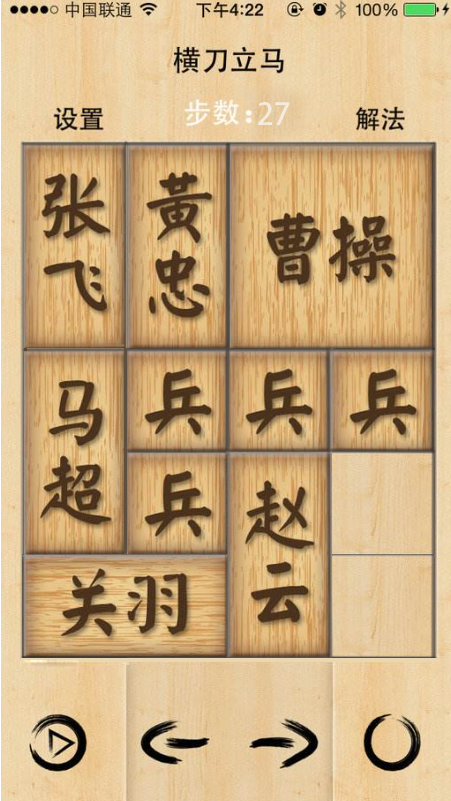
#> input picture hrd1.png, 451 x 801 px; its folder holds only this picture in this run
$ python -i HRDapp.py   (imports and definitions only)
#> lines starting #> are read from the running program, lines starting #| are printed output that depends on the picture; after the words box and inside, x2 and y2 are one past the last pixel; in counts of white or black regions, pixels touching at a corner belong together
# -*- coding: utf-8 -*-
"""
Created on Thu Mar 15 15:03:15 2018

@author: chris
"""

from kivy.app import App
from kivy.uix.widget import Widget
from kivy.uix.label import Label
from kivy.uix.textinput import TextInput
from kivy.graphics import Color, Rectangle
from kivy.uix.button import Button
from kivy.uix.image import AsyncImage
import numpy as np
import cv2
import time
import pickle

source=0
num=0
recent_array=np.array([[1000]*4]*5)
answer_list=0


class StartWidget(Button):
    # [23 lines left out: functions Trans, on_touch_down, not called in this run]

class ChooseWidget(Button):
    # [9 lines left out: function on_touch_down, not called in this run]
class ClearWidget(Button):
    # [6 lines left out: function on_touch_down, not called in this run]

class NextWidget(Button):
    # [10 lines left out: function on_touch_down, not called in this run]


class PreciousWidget(Button):
    # [10 lines left out: function on_touch_down, not called in this run]


class Answercanvas(Widget):
    # [60 lines left out: functions on_touch_down, Choosecolor, draw, not called in this run]


class PictureSource(TextInput):
     pass


class HuaRongDaoApp(App):
    # [86 lines left out: function build, not called in this run]


class pic_translate(object):
    import cv2
    import numpy as np
    import copy
    import time
    img=0
    final_array=[]
    def __init__(self,pic):
#> called with pic = 'hrd1.png'
        self.img=cv2.imread(pic)
#> self.img is the input picture: shape (801, 451, 3); mean B, G, R 125, 169.3, 200.4
        self.final_array=self.get_position()

    def get_position(self):
        graylist=self.gray_pic()
        blurlist=self.blur_pic(graylist)
        cannylist=self.canny_pic(blurlist)
        img_line=self.line_pic(cannylist)
        allp_y,allp_x,ylen,xlen,ymin,xmin,ymax,xmax=self.point_pic(img_line)
        empty_y,empty_x=self.test(allp_y,allp_x,img_line,ylen,xlen)
        quartet,double_x,double_y=self.find_shape(empty_y,empty_x,ylen,xlen)
        finall_position=self.translate(quartet,double_x,double_y,ylen,xlen,ymin,xmin)
        return finall_position


    def gray_pic(self):
        gray_img=cv2.cvtColor(self.img,cv2.COLOR_BGR2GRAY)
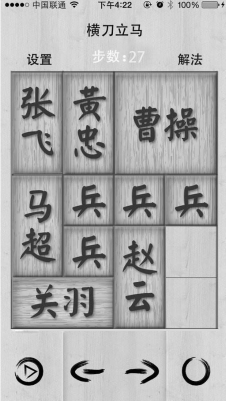
#> gray_img: shape (801, 451) (shown at 1/2 size); min 0, max 255, mean 173.5
        graylist=[gray_img]*5
#> graylist = 5 items
        #cv2.imshow('gray',graylist[0])
        #cv2.waitKey()
        #cv2.destroyAllWindows()
        return graylist

    def blur_pic(self,gray_list):
        blurlist=gray_list
#> blurlist = 5 items
        kernel_blur=np.array([[0.04,0.04,0.04,0.04,0.04],
                              [0.04,0.04,0.04,0.04,0.04],
                              [0.04,0.04,0.04,0.04,0.04],
                              [0.04,0.04,0.04,0.04,0.04],
                              [0.04,0.04,0.04,0.04,0.04]])
        blurlist[0]=cv2.medianBlur(blurlist[0],3)
        blurlist[1]=cv2.medianBlur(blurlist[1],5)
        cv2.filter2D(blurlist[2],-1,kernel_blur,blurlist[2])
        blurlist[3] = cv2.GaussianBlur(blurlist[3],(5,5),0)
        blurlist[4] = cv2.GaussianBlur(blurlist[4],(3,3),0)
        #cv2.imshow('blurlist',blurlist[0])
        #cv2.waitKey()
        #cv2.destroyAllWindows()
        return blurlist

    def canny_pic(self,blur_list):
        cannylist=blur_list
#> cannylist = 5 items
        for i in range(len(cannylist)):
            cannylist[i]=cv2.Canny(cannylist[i],50,120)
#> this loop made 5 passes
        #cv2.imshow('cannylist',cannylist[0])
        #cv2.waitKey()
        #cv2.destroyAllWindows()
        return cannylist

    def line_pic(self,canny_list,minLineLength=200,maxLineGap=10,f=20):
#> called with minLineLength = 200, maxLineGap = 10, f = 20
        pre_linelist=canny_list
#> pre_linelist = 5 items
        lines=[0]*len(pre_linelist)
#> lines = [0, 0, 0, 0, 0]
        xmin=(1/30)*len(pre_linelist[0][0])
#> xmin = 15.03
        xmax=(29/30)*len(pre_linelist[0][0])
#> xmax = 436
        ymin=(1/30)*len(pre_linelist[0])
#> ymin = 26.7
        ymax=(29/30)*len(pre_linelist[0])
#> ymax = 774.3
        img_line=pre_linelist[0].copy()
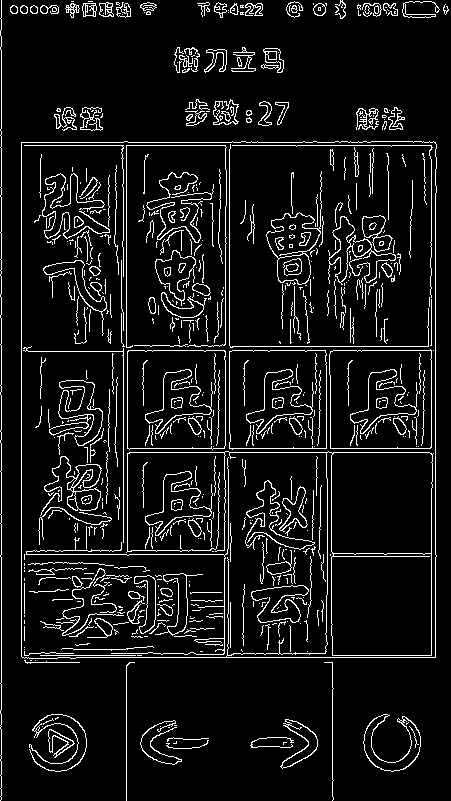
#> img_line: shape (801, 451); 8.4% white in thin lines or dots
        for x in range(len(img_line[0])):
            for y in range(len(img_line)):
                if img_line[y,x]>0:
                    img_line[y,x]=0
#> img_line: shape (801, 451); 8.43% of pixels changed, all inside (x1, y1, x2, y2) = (0, 0, 449, 801)
        for i in range(len(pre_linelist)):
            lines[i]=cv2.HoughLinesP(pre_linelist[i],1,np.pi/180,100,minLineLength,maxLineGap)
            if len(lines[i])<100:
                print('100')
                for i in lines[i]:
                    for x1,y1,x2,y2 in i:
                        if xmin<x1<xmax and xmin<x2<xmax and ymin<y1<ymax and ymin<y2<ymax:
                            x1,y1,x2,y2=x1//f*f+1,y1//f*f+1,x2//f*f+1,y2//f*f+1
                            cv2.line(img_line,(x1,y1),(x2,y2),255,2)
            else:
                print(len(lines[i]))
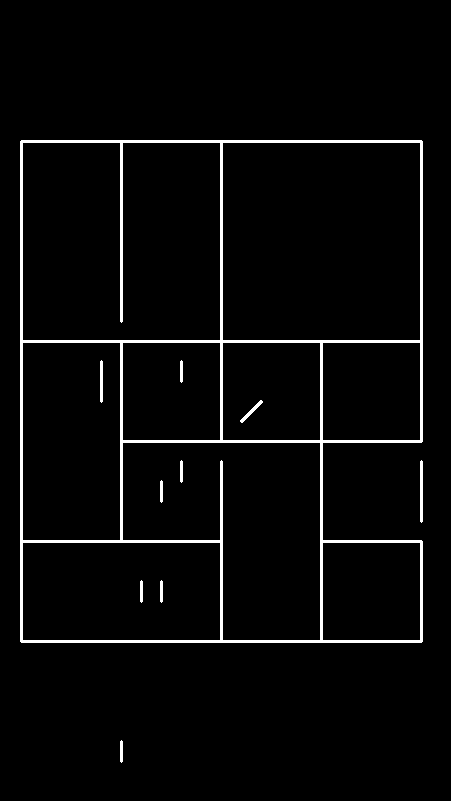
#> img_line: shape (801, 451); 3.4% white; 10 white regions, largest, box (x1, y1, x2, y2) and area: (20, 140, 423, 643) 11498, (420, 460, 423, 523) 185, (100, 360, 103, 403) 125
#> after the loop, lines = 5 items; x1 = 221; x2 = 221; y1 = 601; y2 = 541
        #cv2.imshow('s',img_line)
        #cv2.waitKey()
        #cv2.destroyAllWindows()

        return img_line

    def point_pic(self,img_line):
        img_point=img_line
        dst=cv2.cornerHarris(img_point,2,31,0.04)
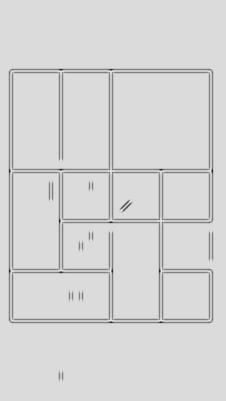
#> dst: shape (801, 451) float32 (shown at 1/2 size); min -4.02e+29, max 6.44e+28, mean -1.08e+28; drawn with min black and max white
        dst_=dst.copy()
        dst_[dst>0.01*dst.max()]=1
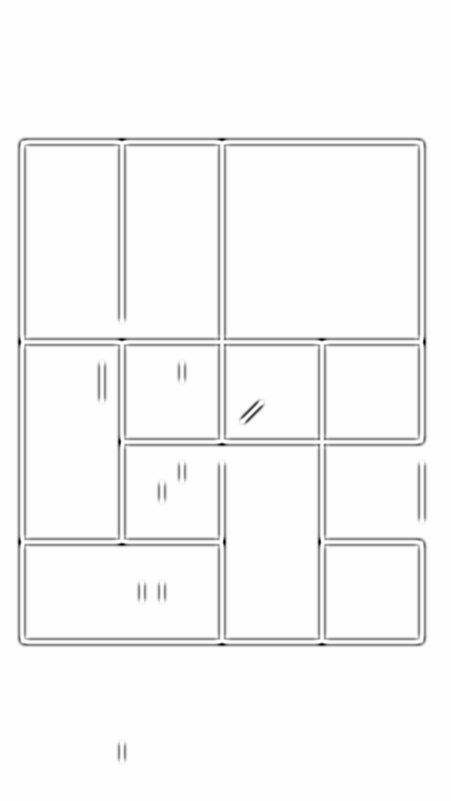
#> dst_: shape (801, 451) float32; 0.24% of pixels changed, all inside (x1, y1, x2, y2) = (21, 141, 423, 763); drawn with min black and max white
        dst_[dst<0.01*dst.max()]=0
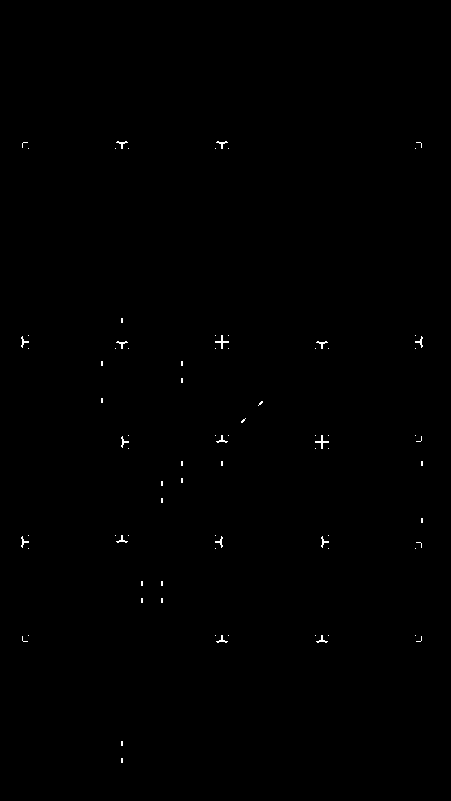
#> dst_: shape (801, 451) float32; values 0 (black) and 1 (white), 0.24% white in thin lines or dots, all inside (x1, y1, x2, y2) = (21, 141, 423, 763)
        py=[]
        px=[]
        for i in range(len(dst_)):
            if dst_[i].mean()!=0:
                for ii in range(len(dst_[0])):
                    if dst_[i][ii]==1:
                        py.append(i)
                        px.append(ii)
#> after the loop, px = 856 values, max 422 at index 115, min 21 at index 110, mean 214; py = 856 values from 141 to 762
        py.sort()
        px.sort()
        for i in py:
            if py.count(i)>4:
                ymin=i
                break
#> this loop made 1 pass
#> (i, ymin) on pass 1: (141, 141)
        for i in px:
            if px.count(i)>4:
                xmin=i
                break
#> this loop made 1 pass
#> (i, xmin) on pass 1: (21, 21)
        py.reverse()
        px.reverse()
        for i in py:
            if py.count(i)>4:
                ymax=i
                break
#> this loop made 21 passes
#> (i, ymax) on pass 21: (642, 642)
        for i in px:
            if px.count(i)>4:
                xmax=i
                break
#> this loop made 1 pass
#> (i, xmax) on pass 1: (422, 422)

        ylen=int((ymax-ymin)/5)
#> ylen = 100
        xlen=int((xmax-xmin)/4)
#> xlen = 100
        allp_y=[]
        for i in range(4):
            y=ymin+(1+i)*ylen
            for ii in range(4):
                x=xmin+(1/2)*xlen+ii*xlen
                allp_y.append([y,x])
#> this loop made 4 passes
#> y on passes 1 to 4: 241, 341, 441, 541
#> after the loop, allp_y = [[241, 71], [241, 171], [241, 271], [241, 371], [341, 71], [341, 171], [341, 271], [341, 371], [441, 71], [441, 171], [441, 271], [441, 371], [541, 71], [541, 171], [541, 271], [541, 371]]
        allp_x=[]
        for i in range(5):
            y=ymin+i*ylen+(1/2)*ylen
            for ii in range(3):
                x=xmin+xlen+ii*xlen
                allp_x.append([y,x])
#> this loop made 5 passes
#> y on passes 1 to 5: 191, 291, 391, 491, 591
#> after the loop, allp_x = [[191, 121], [191, 221], [191, 321], [291, 121], [291, 221], [291, 321], [391, 121], [391, 221], [391, 321], [491, 121], [491, 221], [491, 321], [591, 121], [591, 221], [591, 321]]
#> in get_position, `allp_y,allp_x,ylen,xlen,ymin,xmin,ymax,xmax=self.point_pic(img_line)`: ylen = 100; ymin = 141; xmin = 21; ymax = 642; xmax = 422
        return allp_y,allp_x,ylen,xlen,ymin,xmin,ymax,xmax

    def test(self,allp_y_,allp_x_,img_line_,ylen_,xlen_):
#> called with ylen_ = 100, xlen_ = 100
        xlen=xlen_
#> xlen = 100
        ylen=ylen_
#> ylen = 100
        img=img_line_
        empty_y=[]
        empty_x=[]
        test_y=allp_y_
#> test_y has the same summary as allp_y in point_pic
        test_x=allp_x_
#> test_x has the same summary as allp_x in point_pic
        for i in test_y:
            y=int(i[0])
            x=int(i[1])
            flag=0
            count=0
            for ii in range(5):
                for iii in range(int(1/2*xlen)):
                    if img[y-2+ii][x-int(1/4*xlen)+iii]==255:
                        count=count+1
                        if count>=10:
                            flag=1
                            break
                if flag==1:
                    break
                else:
                    if ii==4:
                        empty_y.append([y,x])
#> this loop made 16 passes
#> after the loop, empty_y = [[241, 71], [241, 171], [241, 271], [241, 371], [441, 71], [541, 271]]
        for i in test_x:
            y=int(i[0])
            x=int(i[1])
            flag=0
            count=0
            for ii in range(5):
                for iii in range(int(1/2*ylen)):
                    if img[y-int(1/4*ylen)+iii][x-2+ii]==255:
                        count=count+1
                        if count>=10:
                            flag=1
                            break
                if flag==1:
                    break
                else:
                    if ii==4:
                        empty_x.append([y,x])
#> this loop made 15 passes
#> after the loop, empty_x = [[191, 321], [291, 321], [591, 121]]
        empty_y.sort()
        empty_x.sort()
        return empty_y,empty_x

    def find_shape(self,empty_y_,empty_x_,ylen_,xlen_):
#> called with ylen_ = 100, xlen_ = 100
        xlen=xlen_
#> xlen = 100
        ylen=ylen_
#> ylen = 100
        empty_y=empty_y_
        empty_x=empty_x_
#> empty_x = [[191, 321], [291, 321], [591, 121]]
        quartet=[]
        double_y=empty_y.copy()
#> double_y has the same summary as empty_y in test
        double_x=empty_x.copy()
#> double_x = [[191, 321], [291, 321], [591, 121]]
        for i in empty_y:
            for ii in range(10):
                for iii in range(10):
                    if [i[0]-1/2*ylen-5+ii,i[1]+1/2*xlen-5+iii] in empty_x and [i[0]+1/2*ylen-5+ii,i[1]+1/2*xlen-5+iii] in empty_x :
                        quartet.append(i)
                        double_y.remove(i)
                    elif [i[0]+1/2*ylen-5+ii,i[1]-1/2*xlen-5+iii] in empty_x:
                        double_y.remove(i)
#> this loop made 6 passes
#> after the loop, double_y = [[241, 71], [241, 171], [441, 71], [541, 271]]; quartet = [[241, 271]]
        for i in empty_x:
            for ii in range(10):
                for iii in range(10):
                    if ([i[0]+1/2*ylen-5+ii,i[1]-1/2*xlen-5+iii] in empty_y) or ([i[0]-1/2*ylen-5+ii,i[1]+1/2*xlen-5+iii] in empty_y):
                        if i in double_x:
                            double_x.remove(i)
#> this loop made 3 passes
#> after the loop, double_x = [[591, 121]]
#> in get_position, `quartet,double_x,double_y=self.find_shape(empty_y,empty_x,ylen,xlen)`: quartet = [[241, 271]]; double_x = [[591, 121]]; double_y = [[241, 71], [241, 171], [441, 71], [541, 271]]
        return  quartet,double_x,double_y

    def translate(self,quartet_,double_x_,double_y_,ylen_,xlen_,ymin_,xmin_):
#> called with ylen_ = 100, xlen_ = 100, ymin_ = 141, xmin_ = 21
        xlen=xlen_
#> xlen = 100
        ylen=ylen_
#> ylen = 100
        ymin=ymin_
#> ymin = 141
        xmin=xmin_
#> xmin = 21
        #ymax=ymax_
        #xmax=xmax_
        quartet=quartet_
#> quartet = [[241, 271]]
        double_x=double_x_
#> double_x = [[591, 121]]
        double_y=double_y_
#> double_y = [[241, 71], [241, 171], [441, 71], [541, 271]]
        print(double_x,double_y)
#| [[591, 121]] [[241, 71], [241, 171], [441, 71], [541, 271]]
        finall_position=np.array([[31]*4]*5)
        d=20
        q=41
        for i in double_y:
            d=d+1
            finall_position[int((i[0]-1/2*ylen-ymin)//ylen),int((i[1]-xmin)//xlen)]=d
            finall_position[int((i[0]-1/2*ylen-ymin)//ylen+1),int((i[1]-xmin)//xlen)]=d
            print(finall_position)
#> this loop made 4 passes
#> (printed output is left out)
#> after the loop, d = 24; finall_position = [[21, 22, 31, 31], [21, 22, 31, 31], [23, 31, 31, 31], [23, 31, 24, 31], [31, 31, 24, 31]]
        for i in double_x:
            d=d+1
            finall_position[int((i[0]-ymin)//ylen),int((i[1]-1/2*xlen-xmin)//xlen)]=d
            finall_position[int((i[0]-ymin)//ylen),int((i[1]-1/2*xlen-xmin)//xlen+1)]=d
            print(finall_position)
#> this loop made 1 pass
#> (i, d) on pass 1: ([591, 121], 25)
#> (printed output is left out)
#> after the loop, d = 25; finall_position = [[21, 22, 31, 31], [21, 22, 31, 31], [23, 31, 31, 31], [23, 31, 24, 31], [25, 25, 24, 31]]
        for i in quartet:
            finall_position[int((i[0]-1/2*ylen-ymin)//ylen),int((i[1]-xmin)//xlen)]=q
            finall_position[int((i[0]-1/2*ylen-ymin)//ylen+1),int((i[1]-xmin)//xlen)]=q
            finall_position[int((i[0]-1/2*ylen-ymin)//ylen),int((i[1]-xmin)//xlen+1)]=q
            finall_position[int((i[0]-1/2*ylen-ymin)//ylen+1),int((i[1]-xmin)//xlen+1)]=q
#> this loop made 1 pass
#> after the loop, finall_position = [[21, 22, 41, 41], [21, 22, 41, 41], [23, 31, 31, 31], [23, 31, 24, 31], [25, 25, 24, 31]]
        return finall_position


class HRD(object):
    import time
    import pandas as pd
    import numpy as np
    import copy
    import pickle
    whole=[]
    ways=[]
    new_whole=[]
    answer=[]
    num=0
    a=True
    origin_way=[]
    findanswer=0
    t1=time.time()-time.time()
    # [267 lines left out: functions __init__, Chooseways, Roadloc, Appendways, Move_1, Move_2 and 9 more, not called in this run]


# [2 lines not run here, left out]

>>> result = pic_translate('hrd1.png').get_position()
#> in __init__, `self.final_array=self.get_position()`: self.final_array has the same summary as finall_position in translate
#> the loop in canny_pic (call 2), `for i in range(len(cannylist)):` made 5 passes
#> the loop in line_pic (call 2), `for i in range(len(pre_linelist)):` made 5 passes
#| 126
#| 100
#| 100
#| 100
#| 100
#> the loop in point_pic (call 2), `for i in py:` made 1 pass
#> the loop in point_pic (call 2), `for i in px:` made 1 pass
#> the loop in point_pic (call 2), `for i in py:` made 21 passes
#> the loop in point_pic (call 2), `for i in px:` made 1 pass
#> the loop in point_pic (call 2), `for i in range(4):` made 4 passes
#> the loop in point_pic (call 2), `for i in range(5):` made 5 passes
#> the loop in test (call 2), `for i in test_y:` made 16 passes
#> the loop in test (call 2), `for i in test_x:` made 15 passes
#> the loop in find_shape (call 2), `for i in empty_y:` made 6 passes
#> the loop in find_shape (call 2), `for i in empty_x:` made 3 passes
#| [[591, 121]] [[241, 71], [241, 171], [441, 71], [541, 271]]
#> the loop in translate (call 2), `for i in double_y:` made 4 passes
#> (printed output is left out)
#> the loop in translate (call 2), `for i in double_x:` made 1 pass
#> (printed output is left out)
#> the loop in translate (call 2), `for i in quartet:` made 1 pass
#> result has the same summary as finall_position in translate
